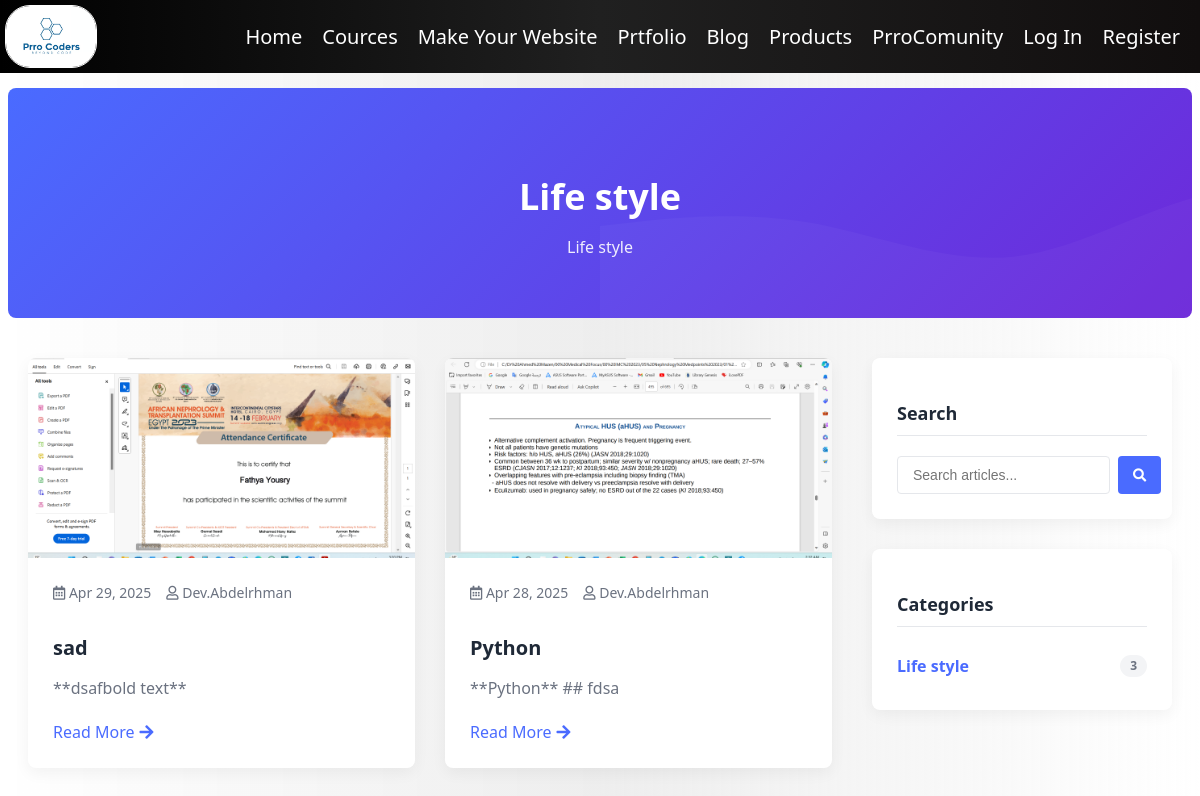
Before: /blog/category/Life_style/ with the older database file.
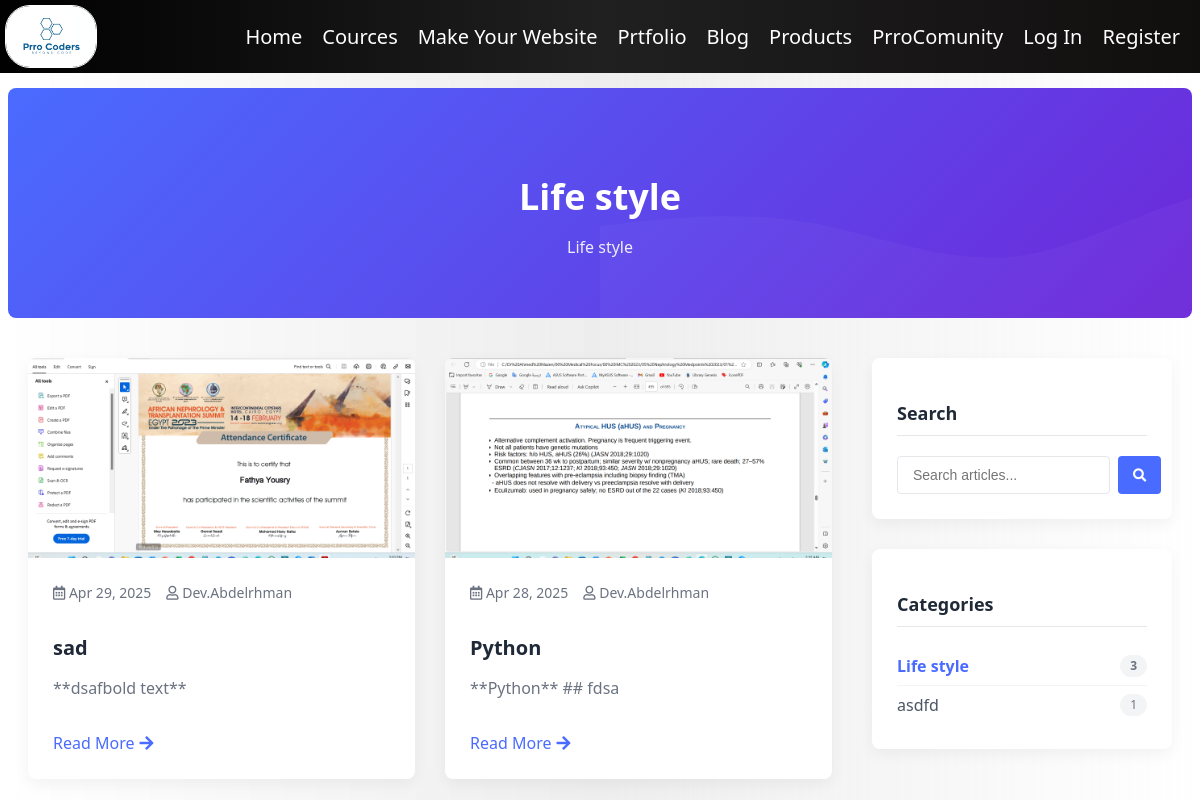
After: the same page with the newer database file.
### blog/models.py (models this page shows, shortened)
class Post(models.Model):
    STATUS_CHOICES = (
        ('draft', 'Draft'),
        ('published', 'Published'),
    )
    title = models.CharField(max_length=200)
    slug = models.SlugField(unique_for_date='publish_date')
    author = models.ForeignKey(User, on_delete=models.CASCADE, related_name='blog_posts')
    content = models.TextField()
    content_html = models.TextField(editable=False, blank=True)
    featured_image = models.ImageField(upload_to='blog/%Y/%m/%d/', blank=True, null=True)
    publish_date = models.DateTimeField(default=timezone.now)
    created_date = models.DateTimeField(auto_now_add=True)
    updated_date = models.DateTimeField(auto_now=True)
    status = models.CharField(max_length=10, choices=STATUS_CHOICES, default='draft')
    categories = models.ManyToManyField(Category, related_name='posts')
    class Meta:
        ordering = ['-publish_date']
    @property
    def summary(self):
        return self.content[:200] + '...' if len(self.content) > 200 else self.content

class Category(models.Model):
    name = models.CharField(max_length=100)
    slug = models.SlugField(unique=True)
    description = models.TextField(blank=True)
    class Meta:
        verbose_name_plural = "Categories"
        ordering = ['name']

### blog/views.py (the view)
class CategoryPostListView(ListView):
    model = Post
    template_name = 'blog/category_posts.html'
    context_object_name = 'posts'
    paginate_by = 6
    def get_queryset(self):
        self.category = get_object_or_404(Category, slug=self.kwargs.get('slug'))
        return Post.objects.filter(
            categories=self.category,
            status='published'
        ).order_by('-publish_date')
    def get_context_data(self, **kwargs):
        context = super().get_context_data(**kwargs)
        context['category'] = self.category
        context['categories'] = Category.objects.all()
        return context

### templates/blog/category_posts.html (shortened to what this page needs)
{% extends 'layout.html' %}
{% load static %}
{% block head %}
<link rel="stylesheet" href="https://cdnjs.cloudflare.com/ajax/libs/font-awesome/5.15.4/css/all.min.css">
{% endblock %}
{% block body %}
<div class="blog-header">
    <div class="blog-header-content">
        <h1>{{ category.name }}</h1>
        <p>{{ category.description }}</p>
    </div>
</div>
<div class="blog-container">
    <div class="blog-layout">
        <div class="blog-main">
            {% if posts %}
                {% for post in posts %}
                    <article class="blog-card" style="animation-delay: {{ forloop.counter0|divisibleby:3 }}00ms;">
                        <div class="blog-card-image">
                            {% if post.featured_image %}
                                <img src="{{ post.featured_image.url }}" alt="{{ post.title }}">
                            {% else %}
                                <img src="{% static 'images/placeholder.jpg' %}" alt="Placeholder">
                            {% endif %}
                        </div>
                        <div class="blog-card-content">
                            <div class="blog-card-meta">
                                <span><i class="far fa-calendar-alt"></i> {{ post.publish_date|date:"M d, Y" }}</span>
                                <span><i class="far fa-user"></i> {{ post.author.username }}</span>
                            </div>
                            <h2 class="blog-card-title">
                                <a href="{% url 'blog:post_detail' year=post.publish_date.year month=post.publish_date.month day=post.publish_date.day slug=post.slug %}">
                                    {{ post.title }}
                                </a>
                            </h2>
                            <div class="blog-card-excerpt">
                                {{ post.summary|truncatewords:30 }}
                            </div>
                            <a href="{% url 'blog:post_detail' year=post.publish_date.year month=post.publish_date.month day=post.publish_date.day slug=post.slug %}" class="blog-card-link">
                                Read More <i class="fas fa-arrow-right"></i>
                            </a>
                        </div>
                    </article>
                {% endfor %}
            {% else %}
                <div class="no-posts">
                    <h2>No posts found in this category</h2>
                    <p>There are currently no blog posts available in the "{{ category.name }}" category. Please check back later for new content.</p>
                </div>
            {% endif %}
        </div>
        <aside class="blog-sidebar">
            <div class="sidebar-widget">
                <h3>Search</h3>
                <form action="{% url 'blog:search_results' %}" method="get" class="search-form">
                    <input type="text" name="q" placeholder="Search articles..." class="search-input" required>
                    <button type="submit" class="search-button">
                        <i class="fas fa-search"></i>
                    </button>
                </form>
            </div>
            <div class="sidebar-widget">
                <h3>Categories</h3>
                <ul class="category-list">
                    {% for cat in categories %}
                        <li>
                            <a href="{% url 'blog:category' slug=cat.slug %}" {% if cat.id == category.id %}style="color: #4a6bff; font-weight: bold;"{% endif %}>
                                {{ cat.name }}
                                <span class="category-count">{{ cat.posts.count }}</span>
                            </a>
                        </li>
                    {% empty %}
                        <li>No categories available</li>
                    {% endfor %}
                </ul>
            </div>
        </aside>
    </div>
</div>
{% endblock %}

Changed rows visible on the page:
added Category: name "asdfd", posts.count "1"
